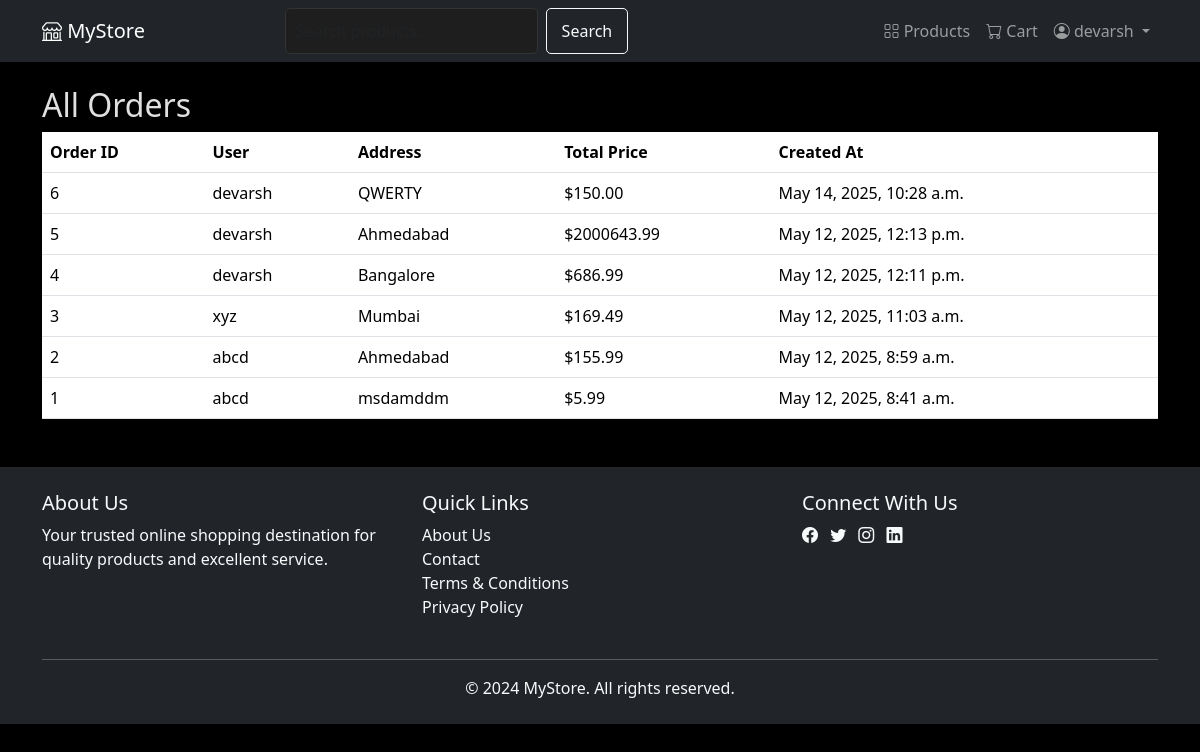
The page /custom-admin/orders/ (signed in) on the database its author committed.
### store/models.py (models this page shows, shortened)
class Order(models.Model):
    user = models.ForeignKey(User, on_delete=models.CASCADE)
    address = models.TextField()
    created_at = models.DateTimeField(auto_now_add=True)
    total_price = models.DecimalField(max_digits=10, decimal_places=2)

### store/views.py (the view)
# urls.py: path('custom-admin/orders/', views.admin_orders, name='admin_orders'),
@staff_member_required
def admin_orders(request):
    orders = Order.objects.all().order_by('-created_at')
    return render(request, 'store/admin_orders.html', {'orders': orders})

### store/templates/store/admin_orders.html
{% extends "store/base.html" %}
{% block content %}
<h2>All Orders</h2>
<table class="table">
    <thead>
        <tr>
            <th>Order ID</th>
            <th>User</th>
            <th>Address</th>
            <th>Total Price</th>
            <th>Created At</th>
        </tr>
    </thead>
    <tbody>
        {% for order in orders %}
        <tr>
            <td>{{ order.id }}</td>
            <td>{{ order.user.username }}</td>
            <td>{{ order.address }}</td>
            <td>${{ order.total_price }}</td>
            <td>{{ order.created_at }}</td>
        </tr>
        {% endfor %}
    </tbody>
</table>
{% endblock %}

### store/templates/store/base.html (shortened to what this page needs)
<!DOCTYPE html>
<html lang="en">
<head>
    <link href="https://cdn.jsdelivr.net/npm/bootstrap@5.3.3/dist/css/bootstrap.min.css" rel="stylesheet">
    <link rel="stylesheet" href="https://cdn.jsdelivr.net/npm/bootstrap-icons@1.11.3/font/bootstrap-icons.min.css">
    {% load static %}
    <link rel="stylesheet" href="{% static 'css/styles.css' %}">
</head>
<body>
    <nav class="navbar navbar-expand-lg navbar-dark bg-dark mb-4" data-aos="fade-down">
        <div class="container">
            <a class="navbar-brand" href="{% url 'store:home' %}">
                <i class="bi bi-shop"></i> MyStore
            </a>
            <div class="collapse navbar-collapse" id="navbarContent">
                <form class="d-flex mx-auto" action="{% url 'store:product_list' %}" method="get" data-aos="zoom-in">
                    <input class="form-control me-2" type="search" name="search" placeholder="Search products..." aria-label="Search">
                    <button class="btn btn-outline-light" type="submit">Search</button>
                </form>
                <ul class="navbar-nav ms-auto" data-aos="fade-left">
                    <li class="nav-item"><a class="nav-link" href="{% url 'store:product_list' %}"><i class="bi bi-grid"></i> Products</a></li>
                    <li class="nav-item"><a class="nav-link" href="#"><i class="bi bi-cart"></i> Cart</a></li>
                    {% if user.is_authenticated %}
                        <li class="nav-item dropdown">
                            <a class="nav-link dropdown-toggle" href="#" id="userDropdown" role="button" data-bs-toggle="dropdown">
                                <i class="bi bi-person-circle"></i> {{ user.username }}
                            </a>
                        </li>
                    {% else %}
                        <li class="nav-item"><a class="nav-link" href="{% url 'store:login' %}"><i class="bi bi-box-arrow-in-right"></i> Login</a></li>
                        <li class="nav-item"><a class="nav-link" href="{% url 'store:register' %}"><i class="bi bi-person-plus"></i> Register</a></li>
                    {% endif %}
                </ul>
            </div>
        </div>
    </nav>
    <div class="container" data-aos="fade-up">
        {% block content %}{% endblock %}
    </div>
    <footer class="bg-dark text-light mt-5 py-4" data-aos="fade-up">
        <div class="container">
            <div class="row">
                <div class="col-md-4">
                    <h5>About Us</h5>
                    <p>Your trusted online shopping destination for quality products and excellent service.</p>
                </div>
                <div class="col-md-4">
                    <h5>Quick Links</h5>
                    <ul class="list-unstyled">
                        <li><a href="#" class="text-light">About Us</a></li>
                        <li><a href="#" class="text-light">Contact</a></li>
                        <li><a href="#" class="text-light">Terms & Conditions</a></li>
                        <li><a href="#" class="text-light">Privacy Policy</a></li>
                    </ul>
                </div>
                <div class="col-md-4">
                    <h5>Connect With Us</h5>
                    <div class="social-links">
                        <a href="#" class="text-light me-2" aria-label="Facebook"><i class="bi bi-facebook"></i></a>
                        <a href="#" class="text-light me-2" aria-label="Twitter"><i class="bi bi-twitter"></i></a>
                        <a href="#" class="text-light me-2" aria-label="Instagram"><i class="bi bi-instagram"></i></a>
                        <a href="#" class="text-light" aria-label="LinkedIn"><i class="bi bi-linkedin"></i></a>
                    </div>
                </div>
            </div>
            <hr class="mt-4">
            <div class="text-center">
                <p class="mb-0">&copy; 2024 MyStore. All rights reserved.</p>
            </div>
        </div>
    </footer>
<link href="https://cdnjs.cloudflare.com/ajax/libs/aos/2.3.4/aos.css" rel="stylesheet">
<link rel="stylesheet" href="https://cdn.jsdelivr.net/npm/bootstrap-icons@1.10.5/font/bootstrap-icons.css">
</body>
</html>

### static/css/styles.css (style rules this page uses)
body { background-color: #000; color: #e0e0e0; font-family: 'Segoe UI', Tahoma, Geneva, Verdana, sans-serif; }
a { color: #00bcd4; text-decoration: none; }
.btn { padding: 8px 15px; border-radius: 5px; font-weight: 500; }
.form-control, .form-select { padding: 10px; border-radius: 5px; background-color: #1e1e1e; color: #e0e0e0; border: 1px solid #333; }

### rows shown on the page
Order: id "6", user.username "devarsh", address "QWERTY", total_price "150.00", created_at "May 14, 2025, 10:28 a.m."
Order: id "5", user.username "devarsh", address "Ahmedabad", total_price "2000643.99", created_at "May 12, 2025, 12:13 p.m."
Order: id "4", user.username "devarsh", address "Bangalore", total_price "686.99", created_at "May 12, 2025, 12:11 p.m."
Order: id "3", user.username "xyz", address "Mumbai", total_price "169.49", created_at "May 12, 2025, 11:03 a.m."
Order: id "2", user.username "abcd", address "Ahmedabad", total_price "155.99", created_at "May 12, 2025, 8:59 a.m."
Order: id "1", user.username "abcd", address "msdamddm", total_price "5.99", created_at "May 12, 2025, 8:41 a.m."

### other values the page prints
{{ user.username }} "devarsh"
